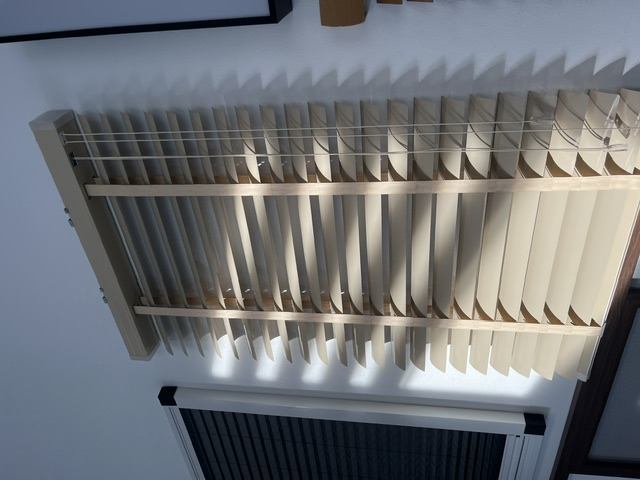
#> input picture images/realizacje/image0.jpeg, 640 x 480 px, given in place of image26.jpeg, which was not available
$ python prepare-gallery.py
#> lines starting #> are read from the running program, lines starting #| are printed output that depends on the picture
"""Create web thumbnails and static, no-JavaScript-compatible gallery markup."""
from pathlib import Path
from PIL import Image, ImageOps
import re

root = Path(__file__).resolve().parents[1]
photos = [
    (26, 'Żaluzje w narożnym oknie', 'Brązowe żaluzje poziome w narożnym oknie nad blatem'),
    (16, 'Rolety rzymskie', 'Dwie jasne rolety rzymskie w oknie kuchennym'),
    (19, 'Rolety dzień–noc', 'Jasne rolety dzień–noc na dwuskrzydłowym oknie'),
    (5, 'Żaluzje poziome', 'Jasne żaluzje z szerokimi lamelami w nasłonecznionym oknie'),
    (11, 'Plisy w kuchni', 'Ciemne plisy zasłaniające dolną część okna nad zlewem'),
    (24, 'Osłony drzwi tarasowych', 'Przeszklenie tarasowe z plisami i moskitierą'),
    (0, 'Żaluzje — detal', 'Jasne lamele żaluzji na ekspozycji'),
    (1, 'Żaluzje w ciepłym odcieniu', 'Żaluzja z lamelami w odcieniu drewna na ekspozycji'),
    (2, 'Żaluzje w ramie okna', 'Szara żaluzja pozioma zamontowana w ciemnej ramie'),
    (3, 'Światło pod kontrolą', 'Jasne żaluzje w głębokiej wnęce okiennej'),
    (4, 'Żaluzje w oknie', 'Poziome żaluzje rozpraszające światło w pomieszczeniu'),
    (6, 'Dzień–noc w ciemnej ramie', 'Pasy rolet dzień–noc na oknie z ciemnymi ramami'),
    (7, 'Dzień–noc w jasnej ramie', 'Rolety dzień–noc na białym oknie nad grzejnikiem'),
    (9, 'Osłony dużych przeszkleń', 'Ciemne osłony na dużym dwuskrzydłowym przeszkleniu'),
    (12, 'Żaluzje pionowe', 'Białe pionowe lamele przy szerokim oknie'),
    (14, 'Verticale — detal', 'Jasne żaluzje pionowe osłaniające przeszklenie'),
    (15, 'Roleta rzymska — detal', 'Jasna roleta rzymska z poziomymi fałdami tkaniny'),
    (20, 'Plisy na poddaszu', 'Jasna plisa dopasowana do okna dachowego'),
    (21, 'Plisy w oknie dachowym', 'Ciemna plisa częściowo zasłaniająca okno dachowe'),
    (22, 'Moskitiera okienna', 'Moskitiera w szarej ramie widziana od zewnątrz'),
    (23, 'Moskitiera — detal', 'Zbliżenie siatki i ramy moskitiery'),
    (25, 'Plisy przy tarasie', 'Jasne plisy w wysokich drzwiach tarasowych'),
]
thumbs = root / 'images/realizacje/thumbs'
thumbs.mkdir(exist_ok=True)
figures = []
for number, caption, alt in photos:
    with Image.open(root / f'images/realizacje/image{number}.jpeg') as original:
#> original is the input picture: PIL image 640x480 RGB; mean R, G, B 112.7, 115.6, 119
        photo = ImageOps.exif_transpose(original).convert('RGB')
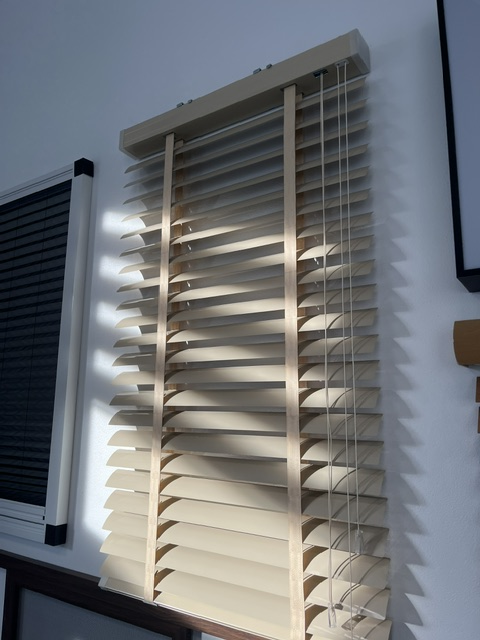
#> photo: PIL image 480x640 RGB; mean R, G, B 112.7, 115.6, 119
        photo.thumbnail((800, 1000))
        photo.save(thumbs / f'image{number}.webp', 'WEBP', quality=82)
        width, height = photo.size
#> width = 480; height = 640
    figures.append(f'''          <figure class="gallery-photo">
            <a class="gallery-open" href="/images/realizacje/image{number}.jpeg" aria-label="Powiększ: {caption}">
              <img src="/images/realizacje/thumbs/image{number}.webp" alt="{alt}" width="{width}" height="{height}" loading="lazy" decoding="async" />
              <span class="gallery-zoom" aria-hidden="true">Powiększ ↗</span>
            </a>
            <figcaption>{caption}</figcaption>
          </figure>''')
#> pass 2 of the loop `for number, caption, alt in photos:`:
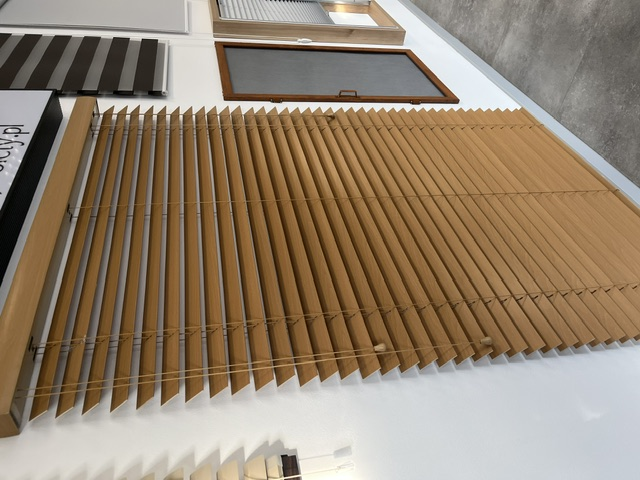
#> input picture images/realizacje/image1.jpeg, 640 x 480 px, given in place of image16.jpeg, which was not available
#> original is the input picture: PIL image 640x480 RGB; mean R, G, B 147.7, 130.6, 110.3
#> `photo = ImageOps.exif_transpose(original).convert('RGB')`:
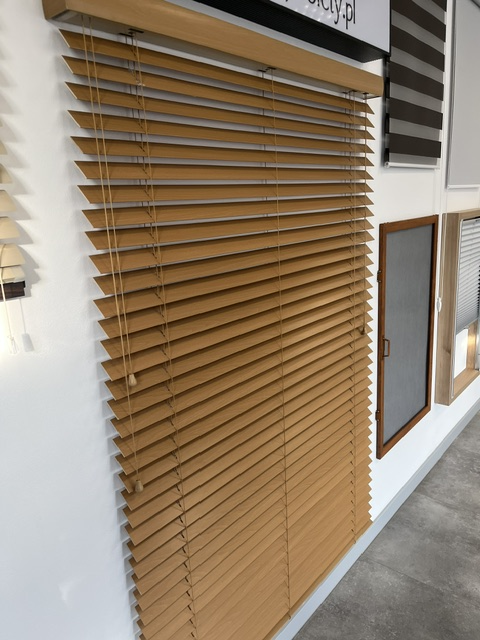
#> photo: PIL image 480x640 RGB; mean R, G, B 147.7, 130.6, 110.3
#> (the run stopped early here; a loop or call above may not have finished)
